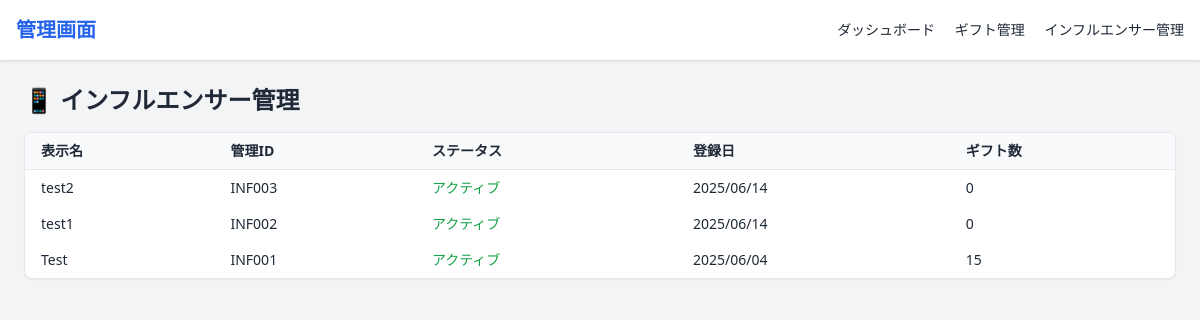
The app's page /manage/influencers/, older data.
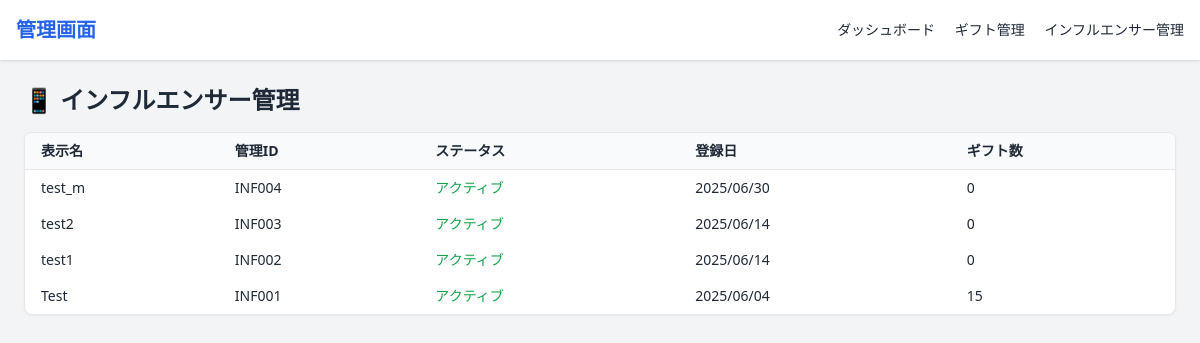
The same page, newer data.
### influencer/models.py (models this page shows, shortened)
class Influencer(models.Model):
    user = models.OneToOneField(User, on_delete=models.CASCADE, related_name='influencer_profile')
    display_name = models.CharField('表示名', max_length=50, unique=True)
    bio = models.TextField('自己紹介', blank=True)
    profile_image = models.ImageField('プロフィール画像', upload_to='influencer_profiles/', blank=True, null=True)
    instagram_url = models.URLField('Instagram URL', blank=True)
    twitter_url = models.URLField('Twitter（X）URL', blank=True)
    tiktok_url = models.URLField('TikTok URL', blank=True)
    free_url1 = models.URLField('フリーURL1', blank=True)
    free_url2 = models.URLField('フリーURL2', blank=True)
    is_public = models.BooleanField('公開設定', default=False)
    slug = models.SlugField('URLスラッグ', max_length=50, unique=True, blank=True)
    created_at = models.DateTimeField('作成日時', auto_now_add=True)
    updated_at = models.DateTimeField('更新日時', auto_now=True)
    class Meta:
        ordering = ['-created_at']

### core/views.py (the view)
# urls.py: path('influencers/', views.admin_influencer_list, name='admin_influencer_list'),
def admin_influencer_list(request):
    influencers = Influencer.objects.all().prefetch_related('received_gifts')
    return render(request, 'manage/influencer_list.html', {'influencers': influencers})

### core/templates/manage/influencer_list.html
{% extends 'manage/base.html' %}
{% block content %}
<h2 class="text-2xl font-bold mb-4">📱 インフルエンサー管理</h2>
<div class="overflow-x-auto bg-white border rounded-lg shadow-sm">
  <table class="w-full text-sm">
    <thead class="bg-gray-50 border-b">
      <tr>
        <th class="px-4 py-2 text-left">表示名</th>
        <th class="px-4 py-2 text-left">管理ID</th>
        <th class="px-4 py-2 text-left">ステータス</th>
        <th class="px-4 py-2 text-left">登録日</th>
        <th class="px-4 py-2 text-left">ギフト数</th>
      </tr>
    </thead>
    <tbody>
      {% for influencer in influencers %}
      <tr class="hover:bg-gray-50">
        <td class="px-4 py-2">{{ influencer.display_name }}</td>
        <td class="px-4 py-2">INF{{ influencer.id|stringformat:"03d" }}</td>
        <td class="px-4 py-2 {% if influencer.is_public %}text-green-600{% else %}text-gray-400{% endif %}">
          {% if influencer.is_public %}アクティブ{% else %}非公開{% endif %}
        </td>
        <td class="px-4 py-2">{{ influencer.created_at|date:"Y/m/d" }}</td>
        <td class="px-4 py-2">{{ influencer.received_gifts.count }}</td>
      </tr>
      {% empty %}
      <tr>
        <td colspan="5" class="px-4 py-2 text-center text-gray-400">インフルエンサーがまだ登録されていません。</td>
      </tr>
      {% endfor %}
    </tbody>
  </table>
</div>
{% endblock %}

### core/templates/manage/base.html (shortened to what this page needs)
<!DOCTYPE html>
<html lang="ja">
<head>
  <script src="https://cdn.tailwindcss.com"></script>
</head>
<body class="bg-gray-100 text-gray-800 font-sans">
  <header class="bg-white shadow">
    <div class="max-w-7xl mx-auto px-4 py-4 flex justify-between items-center">
      <h1 class="text-xl font-bold text-blue-600">管理画面</h1>
      <nav class="space-x-4 text-sm">
        <a href="/manage/dashboard/" class="hover:text-blue-500">ダッシュボード</a>
        <a href="/manage/gifts/" class="hover:text-blue-500">ギフト管理</a>
        <a href="/manage/influencers/" class="hover:text-blue-500">インフルエンサー管理</a>
      </nav>
    </div>
  </header>
  <main class="max-w-7xl mx-auto p-6">
    {% block content %}{% endblock %}
  </main>
</body>
</html>

Row changes from the older to the newer data that the page shows:
added Influencer: display_name "test_m", id "004", is_public "アクティブ", created_at "2025/06/30", received_gifts.count "0"
